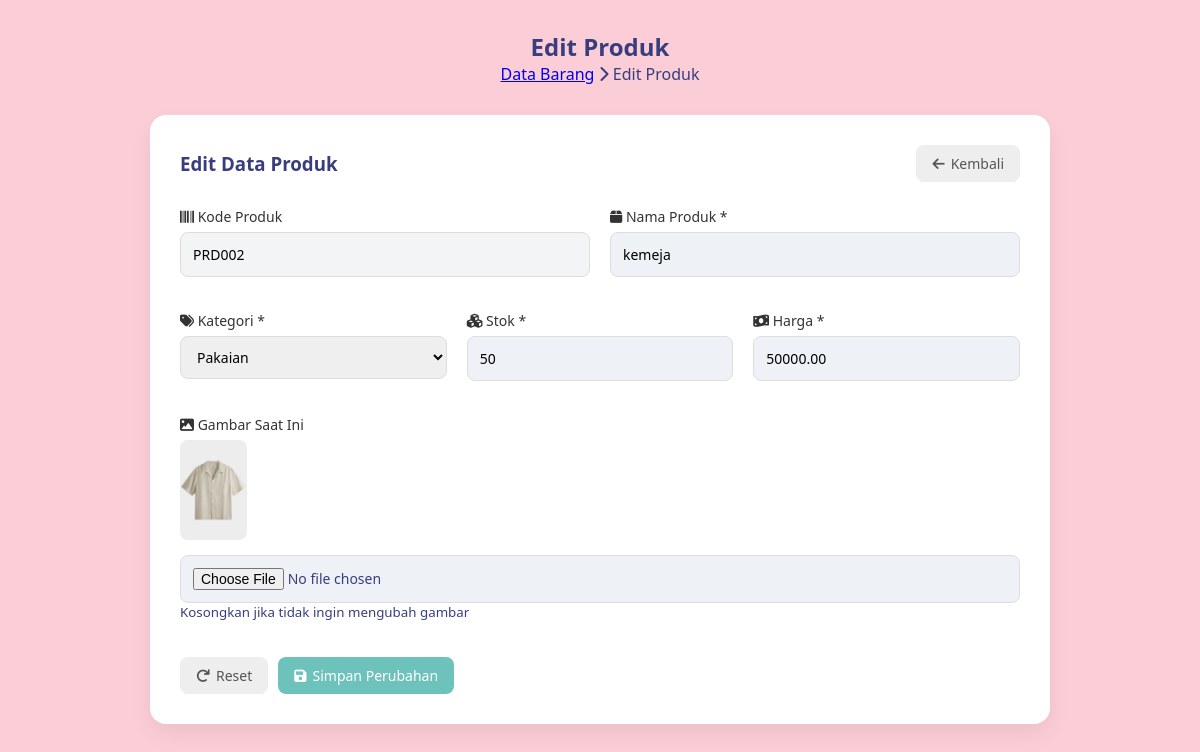
/edit.php?id=16 (signed in), run on the app's committed database.
### tables this page shows
CREATE TABLE `produk` (
  `id` int(11) NOT NULL,
  `kode_produk` varchar(50) DEFAULT NULL,
  `nama_produk` varchar(100) NOT NULL,
  `kategori_id` varchar(100) NOT NULL,
  `harga` decimal(10,2) NOT NULL,
  `stok` int(11) NOT NULL,
  `gambar` varchar(255) DEFAULT NULL
);

### edit.php (the view, shortened to what this page needs)
<?php
include 'koneksi.php';
$id = isset($_GET['id']) ? intval($_GET['id']) : 0;
$stmt = $conn->prepare("SELECT * FROM produk WHERE id = ?");
$stmt->execute([$id]);
$produk = $stmt->fetch(PDO::FETCH_ASSOC);
include 'includes/header.php';
?>
<div class="content-wrapper">
    <main class="main-content">
        <div class="page-header">
            <h2>Edit Produk</h2>
            <div class="breadcrumb">
                <a href="index.php?page=data_barang">Data Barang</a>
                <i class="fas fa-chevron-right"></i>
                <span>Edit Produk</span>
            </div>
        </div>
        <div class="content">
            <div class="card">
                <div class="card-header">
                    <h3>Edit Data Produk</h3>
                    <a href="index.php?page=data_barang" class="btn btn-secondary">
                        <i class="fas fa-arrow-left"></i> Kembali
                    </a>
                </div>
                <div class="card-body">
                    <form method="POST" enctype="multipart/form-data" class="form-vertical">
                         <div class="form-row">
                            <div class="form-group">
                                <label><i class="fas fa-barcode"></i> Kode Produk</label>
                                <input type="text" value="<?php echo htmlspecialchars($produk['kode_produk']); ?>" readonly style="background:#f3f4f6;">
                            </div>
                            <div class="form-group">
                                <label><i class="fas fa-box"></i> Nama Produk *</label>
                                <input type="text" name="nama_produk" value="<?php echo htmlspecialchars($produk['nama_produk']); ?>" required>
                            </div>
                        </div>
                        <div class="form-row">
                            <div class="form-group">
                                <label><i class="fas fa-tags"></i> Kategori *</label>
                                <select name="kategori_id" required>
                                    <option value="Pakaian" <?php echo $produk['kategori_id'] == 'Pakaian' ? 'selected' : ''; ?>>Pakaian</option>
                                </select>
                            </div>
                            <div class="form-group">
                                <label><i class="fas fa-cubes"></i> Stok *</label>
                                <input type="number" name="stok" value="<?php echo $produk['stok']; ?>" min="0" required>
                            </div>
                            <div class="form-group">
                                <label><i class="fas fa-money-bill-wave"></i> Harga *</label>
                                <input type="number" name="harga" value="<?php echo $produk['harga']; ?>" min="0" required>
                            </div>
                        </div>
                        <div class="form-row">
                            <div class="form-group">
                                <label><i class="fas fa-image"></i> Gambar Saat Ini</label>
                                <?php if ($produk['gambar'] && file_exists('uploads/' . $produk['gambar'])): ?>
                                    <div>
                                        <img src="uploads/<?php echo $produk['gambar']; ?>" style="max-width:100px; max-height:100px; border-radius:8px;">
                                    </div>
                                <?php else: ?>
                                    <p><em>Tidak ada gambar</em></p>
                                <?php endif; ?>
                                <input type="file" name="gambar" accept="image/jpeg,image/png,image/gif" style="margin-top:10px;">
                                <small>Kosongkan jika tidak ingin mengubah gambar</small>
                            </div>
                        </div>
                        <div class="form-actions">
                            <button type="reset" class="btn btn-secondary"><i class="fas fa-redo"></i> Reset</button>
                            <button type="submit" class="btn btn-primary"><i class="fas fa-save"></i> Simpan Perubahan</button>
                        </div>
                    </form>
                </div>
            </div>
        </div>
    </main>
</div>

### css/style.css (style rules this page uses)
* { margin:0; padding:0; box-sizing:border-box; }
body { font-family: 'Segoe UI', Tahoma, Geneva, Verdana, sans-serif; background:#fbcdd6; color:#393D7E; }
.btn-primary { background:#6DC3BB; color:white; padding:8px 15px; border-radius:8px; text-decoration:none; font-size:14px; transition:0.2s; }
.card { background:white; border-radius:16px; padding:30px; box-shadow:0 10px 25px rgba(0,0,0,0.06); margin:30px auto; max-width:900px; }
.card-header { display:flex; justify-content:space-between; align-items:center; margin-bottom:25px; }
.card-header h3 { color:#393D7E; }
.form-vertical { width:100%; }
.form-row { display:flex; gap:20px; margin-bottom:18px; }
.form-group { flex:1; display:flex; flex-direction:column; }
.form-group label { font-size:14px; margin-bottom:6px; color:#5459AC; font-weight:600; }
.form-group input, .form-group select { padding:10px 12px; border:1px solid #ddd; border-radius:8px; font-size:14px; transition:0.2s; }
.form-actions { margin-top:20px; display:flex; gap:10px; }
.btn { padding:9px 16px; border-radius:8px; border:none; cursor:pointer; font-size:14px; text-decoration:none; display:inline-flex; align-items:center; gap:6px; }
.btn-primary { background:#6DC3BB; color:white; }
.btn-secondary { background:#eee; color:#555; }
.page-header { max-width:900px; margin:30px auto; text-align:center; display:flex; flex-direction:column; align-items:center; }
.form-group { margin-bottom:18px; }
.form-group label { font-size:14px; font-weight:600; color:#F2AEBB; margin-bottom:6px; display:block; }
.form-group input { width:100%; padding:12px; border:1px solid #ddd; border-radius:8px; font-size:14px; transition:0.2s; }
* { margin:0; padding:0; box-sizing:border-box; font-family:"Segoe UI",sans-serif; }
.form-group { margin-bottom:16px; }
.form-group label { display:block; margin-bottom:6px; font-weight:500; color:#333; }
.form-group input { width:100%; padding:12px; border-radius:8px; border:1px solid #ddd; font-size:14px; background:#eef2f7; }

### data on the page
produk: kode_produk "PRD002", nama_produk "kemeja", kategori_id "Pakaian", stok "50", harga "50000.00", gambar (picture)
